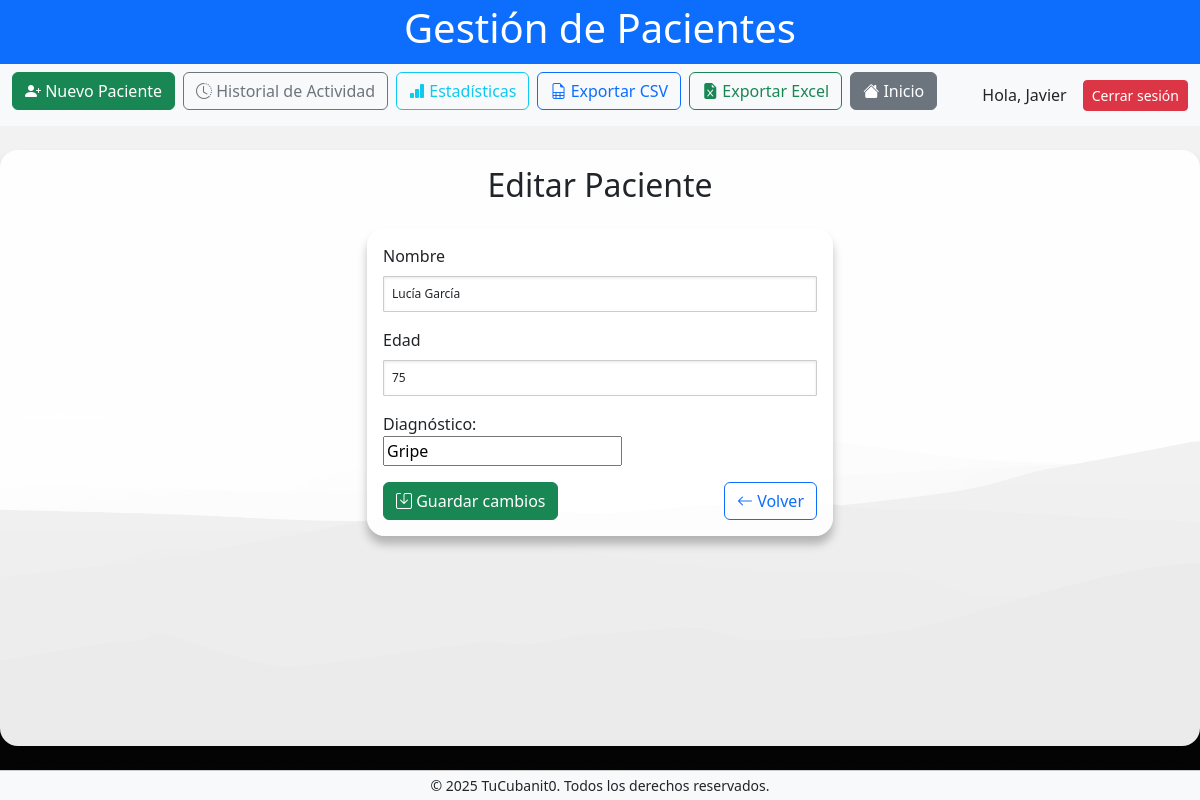
Screenshot of /editar_paciente/1 (signed in) with the database file from the repository.
### tables this page shows
CREATE TABLE Pacientes (
                id INTEGER PRIMARY KEY AUTOINCREMENT,
                nombre TEXT NOT NULL,
                edad INTEGER NOT NULL,
                diagnostico TEXT NOT NULL
            );

### app.py (the view, shortened to what this page needs)
@app.route('/editar_paciente/<int:id>', methods=['GET', 'POST'])
def editar_paciente(id):
    paciente = db.obtener_paciente_por_id(id)
    if not paciente:
        abort(404)
    diagnosticos = db.obtener_diagnosticos_unicos()
    return render_template('editar_paciente.html', paciente=paciente, diagnosticos=diagnosticos)

### app.py (called while the page is built)
@app.before_request
def requerir_login():
    rutas_abiertas = ['login', 'registro_usuario', 'static']
    if not session.get('usuario') and not any(r in request.endpoint for r in rutas_abiertas):
        return redirect(url_for('login'))

@app.context_processor
def inject_current_year():
    return {'current_year': datetime.now().year}

### db.py (called while the page is built)
def obtener_conexion():
    return sqlite3.connect(DATABASE_PATH)

def handle_db_error(func):
    def wrapper(*args, **kwargs):
        try:
            return func(*args, **kwargs)
        except sqlite3.Error as e:
            print(f"Database error in {func.__name__}: {e}")
            return None
    return wrapper

@handle_db_error
def obtener_paciente_por_id(id: int) -> Optional[sqlite3.Row]:
    with sqlite3.connect(DATABASE_PATH) as conn:
        conn.row_factory = sqlite3.Row
        cursor = conn.cursor()
        cursor.execute('SELECT * FROM Pacientes WHERE id = ?', (id,))
        return cursor.fetchone()

@handle_db_error
def obtener_diagnosticos_unicos():
    conn = obtener_conexion()
    cursor = conn.cursor()
    cursor.execute("SELECT DISTINCT diagnostico FROM Pacientes ORDER BY diagnostico ASC")
    resultados = [row[0] for row in cursor.fetchall()]
    conn.close()
    return resultados

### templates/editar_paciente.html (shortened to what this page needs)
{% extends 'base.html' %}
{% block content %}
<div class="container-fluid">
    <div class="row justify-content-center">
        <div class="col-md-6 col-lg-5">
            <h2 class="mb-4 text-center">Editar Paciente</h2>
            <form method="post" novalidate>
                <div class="mb-3">
                    <label for="nombre" class="form-label">Nombre</label>
                    <input type="text" name="nombre" id="nombre" class="form-control" required value="{{ paciente[1] }}"
                        placeholder="Ej: Juan Pérez">
                </div>
                <div class="mb-3">
                    <label for="edad" class="form-label">Edad</label>
                    <input type="number" name="edad" id="edad" class="form-control" required min="0" max="120"
                        value="{{ paciente[2] }}" placeholder="Ej: 45">
                </div>
                <div class="mb-3">
                    <label for="diagnostico">Diagnóstico:</label><br>
                    <input list="diagnosticos" name="diagnostico" id="diagnostico"
                        value="{{ paciente[3] if paciente else '' }}" required><br>
                </div>
                <div class="d-flex justify-content-between">
                    <button type="submit" class="btn btn-success">
                        <i class="bi bi-save"></i> Guardar cambios
                    </button>
                    <a href="{{ url_for('index') }}" class="btn btn-outline-primary">
                        <i class="bi bi-arrow-left"></i> Volver
                    </a>
                </div>
            </form>
        </div>
    </div>
</div>
{% endblock %}

### static/css/style.css (style rules this page uses)
body { background-image: url('711093.jpg'); background-size: cover; background-repeat: no-repeat; background-attachment: fixed; background-position: center; margin: 0; font-family: 'Segoe UI', Tahoma, Geneva, Verdana, sans-serif; color: #333; }
main, .table-responsive, form, .card { background-color: rgba(255, 255, 255, 0.92); padding: 16px; border-radius: 18px; box-shadow: 0 8px 10px rgba(0, 0, 0, 0.25); animation: fadeIn 0.7s ease-in-out; }
form { max-width: 500px; margin: auto; }
input[type="text"], input[type="password"], input[type="number"], input[type="search"], textarea, select { width: 100%; padding: 8px; margin-bottom: 1px; border-radius: 1px; border: 1px solid #ccc; font-size: 12px; box-shadow: inset 0 1px 3px rgba(0,0,0,0.1); }
button, .btn { padding: 10px 18px; font-weight: bold; border-radius: 6px; transition: all 0.3s ease; }

### rows the page displays
Pacientes: nombre "Lucía García", edad "75", diagnostico "Gripe"

### other values shown
{{ session.get('usuario', 'Invitado') }} "Javier"
